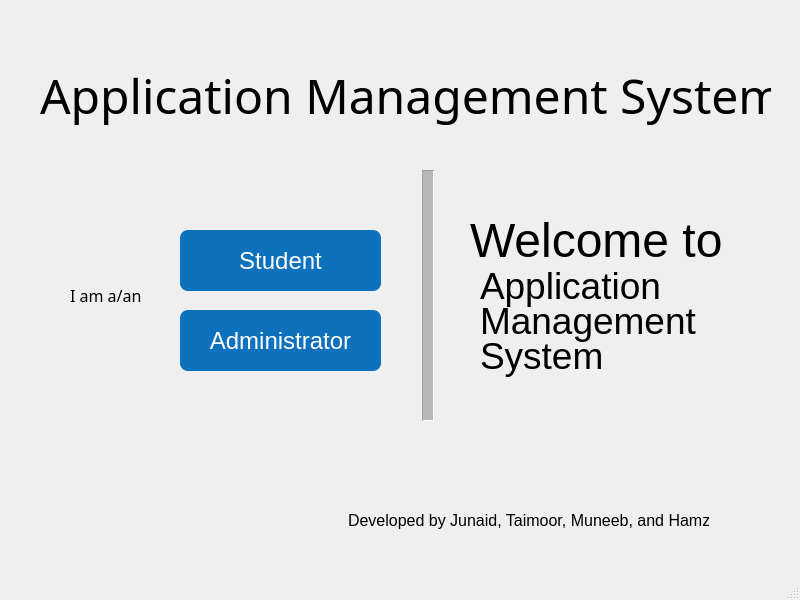
<?xml version="1.0" encoding="UTF-8"?>
<ui version="4.0">
 <class>App</class>
 <widget class="QMainWindow" name="App">
  <property name="geometry">
   <rect>
    <x>0</x>
    <y>0</y>
    <width>800</width>
    <height>600</height>
   </rect>
  </property>
  <property name="windowTitle">
   <string>app</string>
  </property>
  <property name="styleSheet">
   <string notr="true"/>
  </property>
  <widget class="QWidget" name="centralwidget">
   <widget class="QLabel" name="label">
    <property name="geometry">
     <rect>
      <x>470</x>
      <y>200</y>
      <width>261</width>
      <height>81</height>
     </rect>
    </property>
    <property name="font">
     <font>
      <pointsize>36</pointsize>
     </font>
    </property>
    <property name="text">
     <string>Welcome to</string>
    </property>
   </widget>
   <widget class="QLabel" name="label_5">
    <property name="geometry">
     <rect>
      <x>70</x>
      <y>280</y>
      <width>101</width>
      <height>31</height>
     </rect>
    </property>
    <property name="font">
     <font>
      <family>Segoe MDL2 Assets</family>
      <pointsize>12</pointsize>
     </font>
    </property>
    <property name="text">
     <string>I am a/an</string>
    </property>
   </widget>
   <widget class="QLabel" name="heading">
    <property name="geometry">
     <rect>
      <x>40</x>
      <y>40</y>
      <width>731</width>
      <height>111</height>
     </rect>
    </property>
    <property name="font">
     <font>
      <family>Rockwell</family>
      <pointsize>36</pointsize>
      <bold>false</bold>
     </font>
    </property>
    <property name="text">
     <string>Application Management System</string>
    </property>
   </widget>
   <widget class="QLabel" name="label_3">
    <property name="geometry">
     <rect>
      <x>480</x>
      <y>280</y>
      <width>231</width>
      <height>81</height>
     </rect>
    </property>
    <property name="font">
     <font>
      <family>Tahoma</family>
      <pointsize>28</pointsize>
     </font>
    </property>
    <property name="text">
     <string>Management</string>
    </property>
   </widget>
   <widget class="QLabel" name="label_4">
    <property name="geometry">
     <rect>
      <x>480</x>
      <y>330</y>
      <width>131</width>
      <height>51</height>
     </rect>
    </property>
    <property name="font">
     <font>
      <family>Tahoma</family>
      <pointsize>28</pointsize>
     </font>
    </property>
    <property name="text">
     <string>System</string>
    </property>
   </widget>
   <widget class="Line" name="line">
    <property name="geometry">
     <rect>
      <x>420</x>
      <y>170</y>
      <width>16</width>
      <height>251</height>
     </rect>
    </property>
    <property name="font">
     <font>
      <pointsize>72</pointsize>
     </font>
    </property>
    <property name="midLineWidth">
     <number>10</number>
    </property>
    <property name="orientation">
     <enum>Qt::Vertical</enum>
    </property>
   </widget>
   <widget class="QPushButton" name="pushButton_3">
    <property name="geometry">
     <rect>
      <x>180</x>
      <y>230</y>
      <width>201</width>
      <height>61</height>
     </rect>
    </property>
    <property name="font">
     <font>
      <pointsize>18</pointsize>
     </font>
    </property>
    <property name="styleSheet">
     <string notr="true">border-radius:8px;
background-color:rgb(14, 113, 189);
color:white;</string>
    </property>
    <property name="text">
     <string>Student</string>
    </property>
   </widget>
   <widget class="QPushButton" name="pushButton_4">
    <property name="geometry">
     <rect>
      <x>180</x>
      <y>310</y>
      <width>201</width>
      <height>61</height>
     </rect>
    </property>
    <property name="font">
     <font>
      <pointsize>18</pointsize>
     </font>
    </property>
    <property name="styleSheet">
     <string notr="true">border-radius:8px;
background-color:rgb(14, 113, 189);
color:white;</string>
    </property>
    <property name="text">
     <string>Administrator</string>
    </property>
   </widget>
   <widget class="QLabel" name="label_2">
    <property name="geometry">
     <rect>
      <x>480</x>
      <y>260</y>
      <width>191</width>
      <height>51</height>
     </rect>
    </property>
    <property name="font">
     <font>
      <family>Tahoma</family>
      <pointsize>28</pointsize>
     </font>
    </property>
    <property name="text">
     <string>Application</string>
    </property>
   </widget>
   <widget class="QLabel" name="label_6">
    <property name="geometry">
     <rect>
      <x>348</x>
      <y>510</y>
      <width>361</width>
      <height>20</height>
     </rect>
    </property>
    <property name="styleSheet">
     <string notr="true">
font-size:16px;</string>
    </property>
    <property name="text">
     <string>Developed by Junaid, Taimoor, Muneeb, and Hamza</string>
    </property>
   </widget>
  </widget>
  <widget class="QMenuBar" name="menubar">
   <property name="geometry">
    <rect>
     <x>0</x>
     <y>0</y>
     <width>800</width>
     <height>22</height>
    </rect>
   </property>
  </widget>
  <widget class="QStatusBar" name="statusbar"/>
 </widget>
 <resources/>
 <connections/>
</ui>
